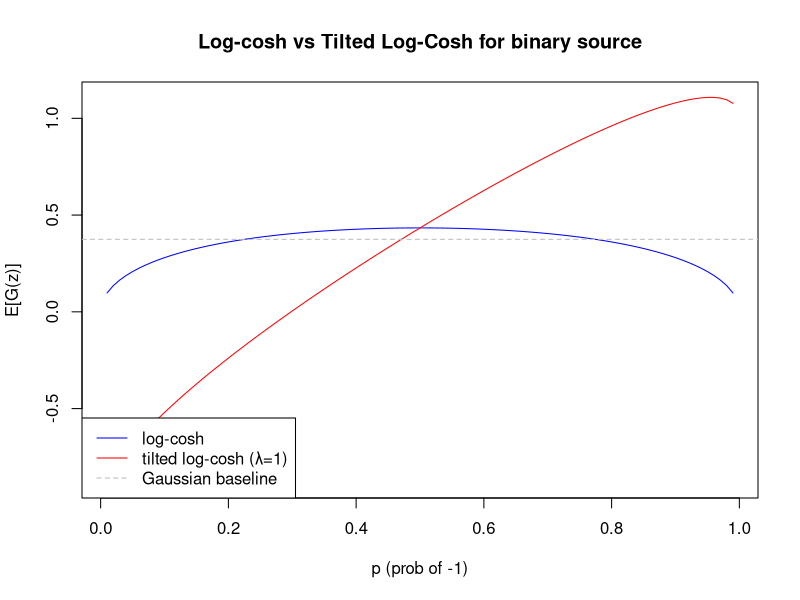
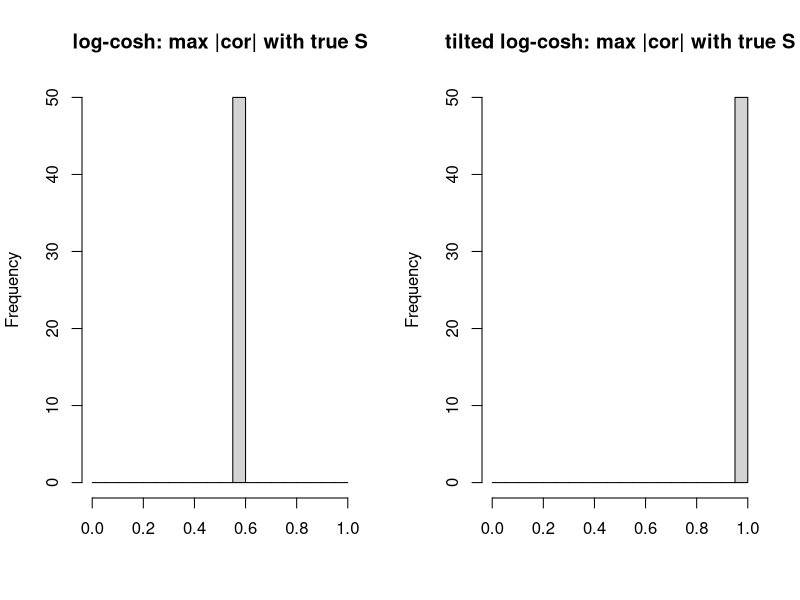
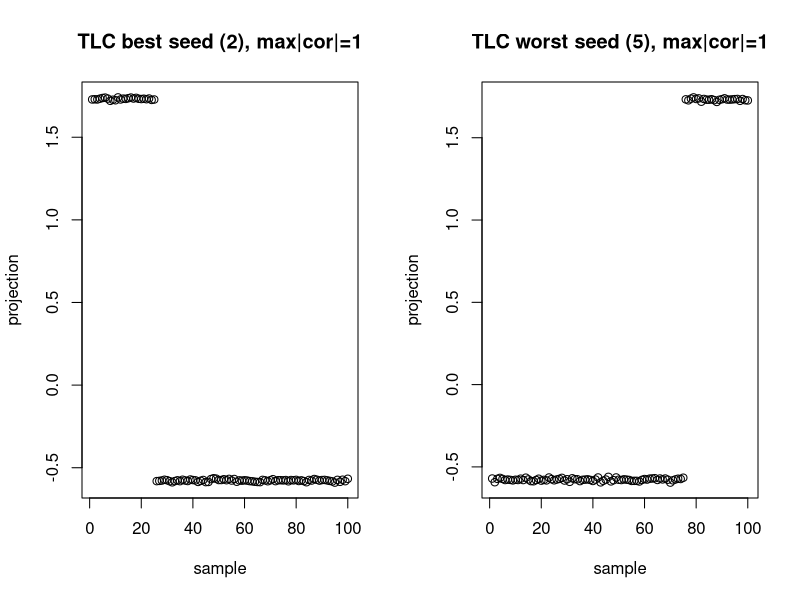
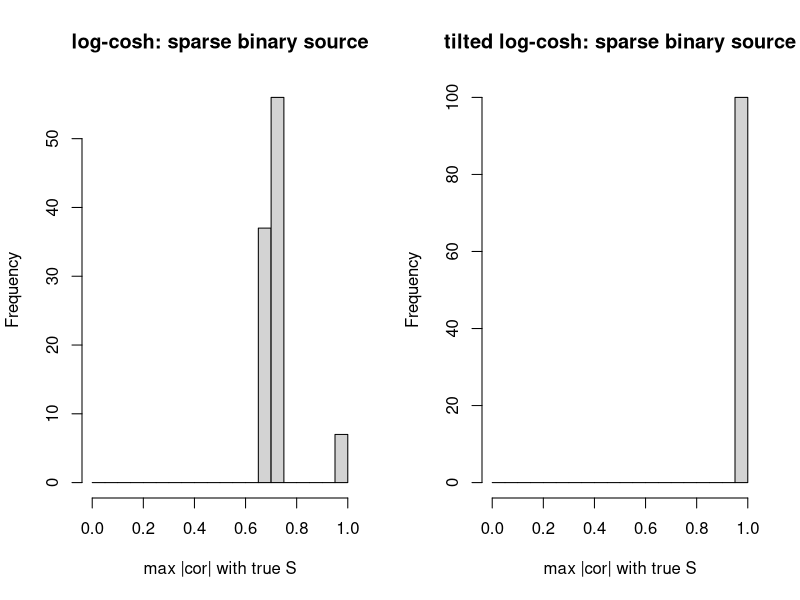
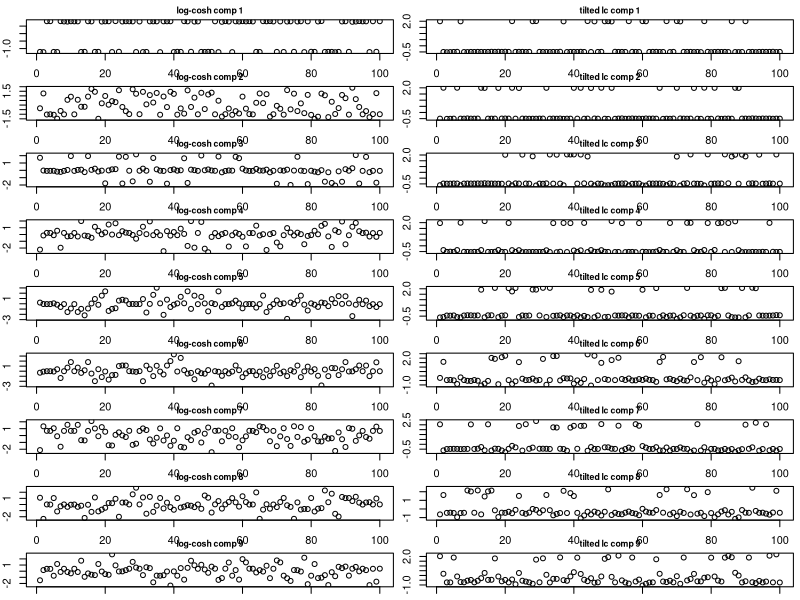

Source code (R) for these figures, in order:
## ---- chunk 1
# Standard log-cosh FastICA (single component, rank-1 update)
fastica_r1update = function(X, w) {
  w = w / sqrt(sum(w^2))
  P = t(X) %*% w
  G  = tanh(P)
  G2 = 1 - tanh(P)^2
  w  = X %*% G - mean(G2) * ncol(X) * w
  w / sqrt(sum(w^2))
}

compute_objective = function(X, w) {
  P = t(X) %*% w
  mean(log(cosh(P)))
}

# Tilted log-cosh FastICA (single component)
fastica_r1update_tlc = function(X, w, lambda = 1) {
  w = w / sqrt(sum(w^2))
  P = t(X) %*% w
  G  = tanh(P) + 2 * lambda * abs(P)
  G2 = 1 - tanh(P)^2 + 2 * lambda * sign(P)
  w  = X %*% G - mean(G2) * ncol(X) * w
  w / sqrt(sum(w^2))
}

compute_objective_tlc = function(X, w, lambda = 1) {
  P = t(X) %*% w
  mean(log(cosh(P)) + lambda * abs(P) * P)
}

prewhiten = function(X, n.comp) {
  X = X - rowMeans(X)
  sqrt(ncol(X)) * t(svd(X)$v[, 1:n.comp])
}

run_seeds = function(X, S_true, update_fn, obj_fn, n_seeds = 50, n_iter = 200, ...) {
  obj    = numeric(n_seeds)
  maxcor = numeric(n_seeds)
  for (seed in seq_len(n_seeds)) {
    set.seed(seed)
    w = rnorm(nrow(X))
    for (i in seq_len(n_iter))
      w = update_fn(X, w, ...)
    obj[seed]    = obj_fn(X, w, ...)
    maxcor[seed] = max(abs(cor(t(S_true), t(X) %*% w)))
  }
  list(obj = obj, maxcor = maxcor)
}
## ---- chunk 2
# E[log(cosh(z))] for a standardized binary source with P(x=-1)=p
expected_logcosh = function(p) {
  z_neg =  -sqrt((1 - p) / p)
  z_pos =   sqrt(p / (1 - p))
  p * log(cosh(z_neg)) + (1 - p) * log(cosh(z_pos))
}

expected_tlc = function(p, lambda = 1) {
  expected_logcosh(p) + lambda * (2 * p - 1)
}

log_cosh_stable = function(z) abs(z) + log1p(exp(-2 * abs(z))) - log(2)
gaussian_baseline = integrate(function(z) log_cosh_stable(z) * dnorm(z), -Inf, Inf)$value

pvec = seq(0.01, 0.99, by = 0.01)
lc  = sapply(pvec, expected_logcosh)
tlc = sapply(pvec, expected_tlc)

plot(pvec, lc, type = "l", col = "blue", ylim = range(c(lc, tlc)),
     xlab = "p (prob of -1)", ylab = "E[G(z)]",
     main = "Log-cosh vs Tilted Log-Cosh for binary source")
lines(pvec, tlc, col = "red")
abline(h = gaussian_baseline, lty = 2, col = "gray")
legend("bottomleft", c("log-cosh", "tilted log-cosh (λ=1)", "Gaussian baseline"),
       col = c("blue","red","gray"), lty = c(1,1,2))
## ---- chunk 3
set.seed(10)
n = 200
p = 1000
k = 1
A = matrix(rnorm(p * k), nrow = p)
S_rad = matrix(sample(c(-1, 1), n, replace = TRUE), nrow = 1)
sigma = 0.1
X_rad = A %*% S_rad + matrix(rnorm(p * n, 0, sigma), nrow = p)
Z_rad = sqrt(n) * t(svd(X_rad)$v[, 1:k, drop = FALSE])

res_lc_rad  = run_seeds(Z_rad, S_rad, fastica_r1update,     compute_objective,     n_seeds = 50)
res_tlc_rad = run_seeds(Z_rad, S_rad, fastica_r1update_tlc, compute_objective_tlc, n_seeds = 50)

cat("log-cosh  : mean max|cor| =", round(mean(res_lc_rad$maxcor),  3),
    " fraction > 0.9:", mean(res_lc_rad$maxcor  > 0.9), "\n")
cat("tilted lc : mean max|cor| =", round(mean(res_tlc_rad$maxcor), 3),
    " fraction > 0.9:", mean(res_tlc_rad$maxcor > 0.9), "\n")
## ---- chunk 4
set.seed(1)
n = 100
p = 1000
k = 4
A = matrix(rnorm(p * k), nrow = p)
S = matrix(0, nrow = k, ncol = n)
S[1, 1:25]   = 1
S[2, 26:50]  = 1
S[3, 51:75]  = 1
S[4, 76:100] = 1
sigma = 0.1
X  = A %*% S + matrix(rnorm(p * n, 0, sigma), nrow = p)
Z  = prewhiten(X, k)

res_lc  = run_seeds(Z, S, fastica_r1update,     compute_objective)
res_tlc = run_seeds(Z, S, fastica_r1update_tlc, compute_objective_tlc)

par(mfrow = c(1, 2))
hist(res_lc$maxcor,  breaks = seq(0, 1, by = 0.05), main = "log-cosh: max |cor| with true S",  xlab = "")
hist(res_tlc$maxcor, breaks = seq(0, 1, by = 0.05), main = "tilted log-cosh: max |cor| with true S", xlab = "")
par(mfrow = c(1, 1))
## ---- chunk 5
get_projection = function(X, seed, update_fn, n_iter = 200, ...) {
  set.seed(seed)
  w = rnorm(nrow(X))
  for (i in seq_len(n_iter))
    w = update_fn(X, w, ...)
  as.vector(t(X) %*% w)
}

best_seed  = which.max(res_tlc$maxcor)
worst_seed = which.min(res_tlc$maxcor)

proj_best  = get_projection(Z, best_seed,  fastica_r1update_tlc)
proj_worst = get_projection(Z, worst_seed, fastica_r1update_tlc)

par(mfrow = c(1, 2))
plot(proj_best,  main = paste0("TLC best seed (", best_seed, "), max|cor|=",
     round(res_tlc$maxcor[best_seed], 3)), xlab = "sample", ylab = "projection")
plot(proj_worst, main = paste0("TLC worst seed (", worst_seed, "), max|cor|=",
     round(res_tlc$maxcor[worst_seed], 3)), xlab = "sample", ylab = "projection")
par(mfrow = c(1, 1))
## ---- chunk 6
set.seed(2)
n   = 500
p   = 1000
k   = 4
prob_active = 0.2  # 20% of samples are "on" per source

A = matrix(rnorm(p * k), nrow = p)
S_sparse = matrix(0, nrow = k, ncol = n)
for (j in 1:k)
  S_sparse[j, sample(n, round(prob_active * n))] = 1

sigma = 0.1
X_sp = A %*% S_sparse + matrix(rnorm(p * n, 0, sigma), nrow = p)
Z_sp = prewhiten(X_sp, k)

res_lc_sp  = run_seeds(Z_sp, S_sparse, fastica_r1update,     compute_objective,     n_seeds = 100)
res_tlc_sp = run_seeds(Z_sp, S_sparse, fastica_r1update_tlc, compute_objective_tlc, n_seeds = 100)

cat("log-cosh:    mean max|cor| =", round(mean(res_lc_sp$maxcor),  3),
    " fraction > 0.9:", mean(res_lc_sp$maxcor  > 0.9), "\n")
cat("tilted lc:   mean max|cor| =", round(mean(res_tlc_sp$maxcor), 3),
    " fraction > 0.9:", mean(res_tlc_sp$maxcor > 0.9), "\n")

par(mfrow = c(1, 2))
hist(res_lc_sp$maxcor,  breaks = seq(0, 1, by = 0.05),
     main = "log-cosh: sparse binary source",    xlab = "max |cor| with true S")
hist(res_tlc_sp$maxcor, breaks = seq(0, 1, by = 0.05),
     main = "tilted log-cosh: sparse binary source", xlab = "max |cor| with true S")
par(mfrow = c(1, 1))
## ---- chunk 7
fastica_deflation = function(X, k, update_fn, obj_fn, n_iter = 200, n_starts = 5, ...) {
  W = matrix(0, nrow(X), k)
  for (comp in seq_len(k)) {
    best_obj = -Inf
    best_w   = NULL
    for (s in seq_len(n_starts)) {
      set.seed(s + comp * 1000)
      w = rnorm(nrow(X))
      # project out already-found components
      if (comp > 1)
        w = w - W[, 1:(comp-1), drop=FALSE] %*% (t(W[, 1:(comp-1), drop=FALSE]) %*% w)
      w = w / sqrt(sum(w^2))
      for (i in seq_len(n_iter)) {
        w = update_fn(X, w, ...)
        # deflate
        if (comp > 1)
          w = w - W[, 1:(comp-1), drop=FALSE] %*% (t(W[, 1:(comp-1), drop=FALSE]) %*% w)
        w = w / sqrt(sum(w^2))
      }
      o = obj_fn(X, w, ...)
      if (o > best_obj) { best_obj = o; best_w = w }
    }
    W[, comp] = best_w
  }
  W
}

# Extract 4 components on the sparse simulation
W_lc  = fastica_deflation(Z_sp, k, fastica_r1update,     compute_objective)
W_tlc = fastica_deflation(Z_sp, k, fastica_r1update_tlc, compute_objective_tlc)

cor_lc  = cor(t(S_sparse), t(Z_sp) %*% W_lc)
cor_tlc = cor(t(S_sparse), t(Z_sp) %*% W_tlc)

cat("log-cosh deflation — max |cor| per true source:\n")
print(round(apply(abs(cor_lc),  1, max), 3))

cat("tilted log-cosh deflation — max |cor| per true source:\n")
print(round(apply(abs(cor_tlc), 1, max), 3))
## ---- chunk 8
set.seed(1)
n = 100
p = 1000
K = 9
L = matrix(0, nrow = n, ncol = K)
for (i in 1:K) L[sample(n, 20), i] = 1
FF = matrix(rnorm(p * K), nrow = p, ncol = K)
sigma = 0.1
X9 = t(L %*% t(FF) + matrix(rnorm(n * p, 0, sigma), nrow = n))  # p x n
Z9 = prewhiten(X9, K)

W9_lc  = fastica_deflation(Z9, K, fastica_r1update,     compute_objective,     n_starts = 10)
W9_tlc = fastica_deflation(Z9, K, fastica_r1update_tlc, compute_objective_tlc, n_starts = 10)

cor9_lc  = cor(L, t(Z9) %*% W9_lc)
cor9_tlc = cor(L, t(Z9) %*% W9_tlc)

cat("log-cosh — max |cor| per true source:\n")
print(round(apply(abs(cor9_lc),  2, max), 3))

cat("tilted log-cosh — max |cor| per true source:\n")
print(round(apply(abs(cor9_tlc), 2, max), 3))
## ---- chunk 9
proj9_lc  = t(Z9) %*% W9_lc
proj9_tlc = t(Z9) %*% W9_tlc

par(mfrow = c(K, 2), mar = c(1, 2, 1.5, 0.5))
for (i in 1:K) {
  plot(proj9_lc[, i],  main = paste0("log-cosh comp ", i),     ylab = "", xlab = "", cex.main = 0.8)
  plot(proj9_tlc[, i], main = paste0("tilted lc comp ", i), ylab = "", xlab = "", cex.main = 0.8)
}
par(mfrow = c(1, 1))
